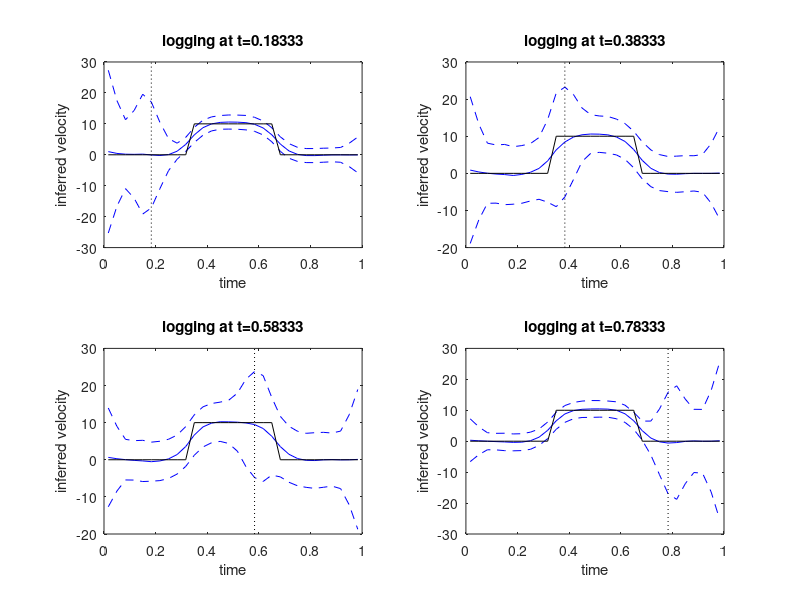
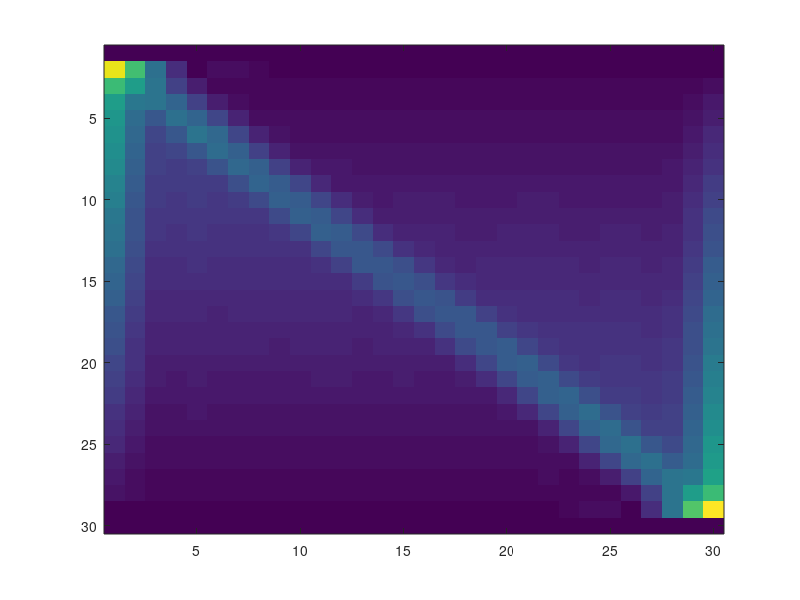

These figures' MATLAB source, in order:
clear; 
n        = 30;    %number of interferograms
dz       = 3;      %height err/unit baseline
vel      = 10;      %velocity
numnoise = 2000;   %noise, each with own baseline
bpr      = 1;      %baseline range

ts       = linspace(0,1,n+1)';  %time vector
dt       = diff(ts);
tp       = ts(1:end-1)+dt/2; %t for plotting ints.
Gdt      = diag(dt); %make now, makes easier to remove values later.
nc       = floor(n/3);
ft       = [zeros(n,1);dz]; %time variable true model

tint     = and(ts>0.3,ts<0.65);
ft(tint) = vel;

%make bps
bps      = 2*bpr*rand(n+1,numnoise)-bpr;
bps      = diff(bps);

%impose smoothness on velocities
smoo     = -diag(ones(1,n-1),1)-diag(ones(1,n-1),-1);
ssum     = sum(smoo,2);
smoo     = smoo-diag(ssum);
%smoo=smoo(2:end-1,:);

lambda   = 0.05;

for i=1:n %loop over clearing times
    use    = [1:i-1 i+1:n]'; %don't use co-clearing ints.
 
    for j=1:numnoise
        Gt             = [Gdt(use,:) bps(use,j)]; %time-variable
        Gtc            = Gt;%greens function for clearing
        Gtc(use>i,end) = 0; %dates after clearing at ti have zero dem error
            
        %allow variable velocity
        Gtr            = [Gt;lambda*smoo zeros(size(smoo,1),1)]; %regularize
        Gg2            = inv(Gtr'*Gtr)*Gt';
        R2             = Gg2*Gtc;
        
        allm2(i,j,:)   = R2*ft;

    end
end


figure
is=round(n*[0.2 0.4 0.6 0.8]);
for i=1:length(is)
    m2std  = squeeze(std(allm2(is(i),:,:),[],2))';
    m2mean = squeeze(mean(allm2(is(i),:,:),2))';
    subplot(2,2,i)
    plot(tp,m2mean(1:n),'b');
    hold on
    plot([tp tp],m2mean(1:n)'*[1 1]+m2std(1:n)'*[-1 1],'b--')
    plot(tp,ft(1:n),'k')
    ax=axis;
    plot(tp(is(i))*[1 1],ax(3:4),'k:')
    xlabel('time')
    ylabel('inferred velocity')
    title(['logging at t=' num2str(tp(is(i)))])
end




stdall = 100*squeeze(std(allm2(:,:,1:end-1),[],2));
figure; 
imagesc(stdall); 
